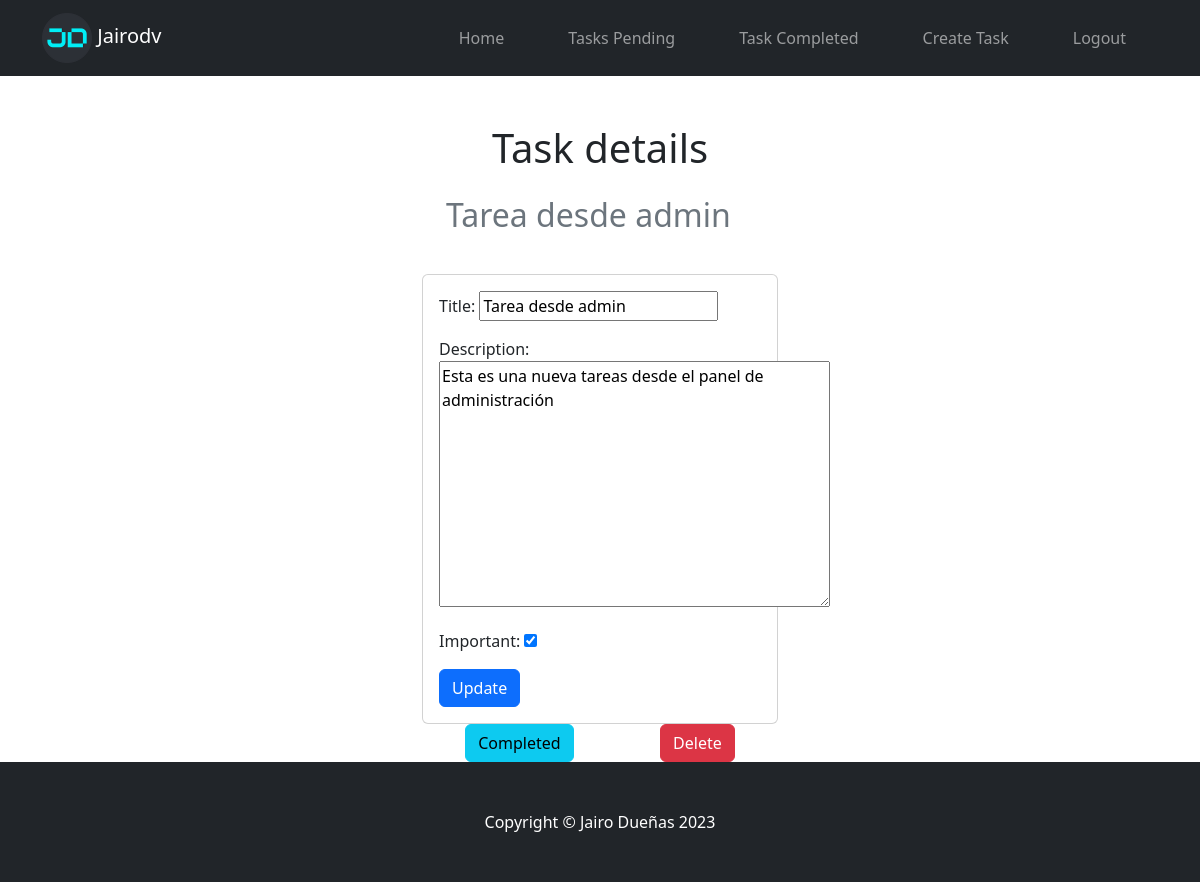
/tasks/1/ (signed in), run on the app's committed database.
### tasks/models.py (models this page shows, shortened)
class Task(models.Model):
  title = models.CharField(max_length=200)
  description = models.TextField(blank=True)
  created = models.DateTimeField(auto_now_add=True)
  datecompleted = models.DateTimeField(null=True, blank=True)
  important = models.BooleanField(default=False)
  user = models.ForeignKey(User, on_delete=models.CASCADE)
  class Meta:
    verbose_name='task'
    verbose_name_plural='tasks'

### tasks/views.py (the view, shortened to what this page needs)
# urls.py: path('tasks/<int:task_id>/', views.task_detail, name='task_detail'),
@login_required
def task_detail(request, task_id):
  if request.method == 'GET':
    task = get_object_or_404(Task, pk=task_id, user=request.user)
    form = TaskForm(instance=task)
    return render(request, 'tasks/task_detail.html', {'task':task, 'form':form})

### tasks/form.py
class TaskForm(forms.ModelForm):
  class Meta:
    model = Task
    fields = ['title', 'description', 'important']

### tasks/templates/tasks/task_detail.html (shortened to what this page needs)
{% extends 'base.html' %}
{% load static %}
{% block content %}
<main class="container">
  <div class="row">
    <div class="col-md-4 offset-md-4">
      <div class="container p-4">
        <h1 class="text-center my-4">Task details</h1>
        <h2 class="text-secondary">{{task.title}} </h2>
      </div>
      <div class="card card-body">
        <form method="POST">
          {{form.as_p}}
          <button class="btn btn-primary">Update</button>
        </form>
      </div>
      <div class="d-flex justify-content-around">
        <form action="{% url 'complete_task' task.id %}" method="POST">
          <button class="btn btn-info">Completed</button>
        </form>
        <form action="{% url 'delete_task' task.id %}" method="POST">
          <button class="btn btn-danger">Delete</button>
        </form>
      </div>
    </div>
  </div>
</main>
{% endblock content %}

### data on the page
Task: title "Tarea desde admin", description "Esta es una nueva tareas desde el panel de administración", important "☑"
